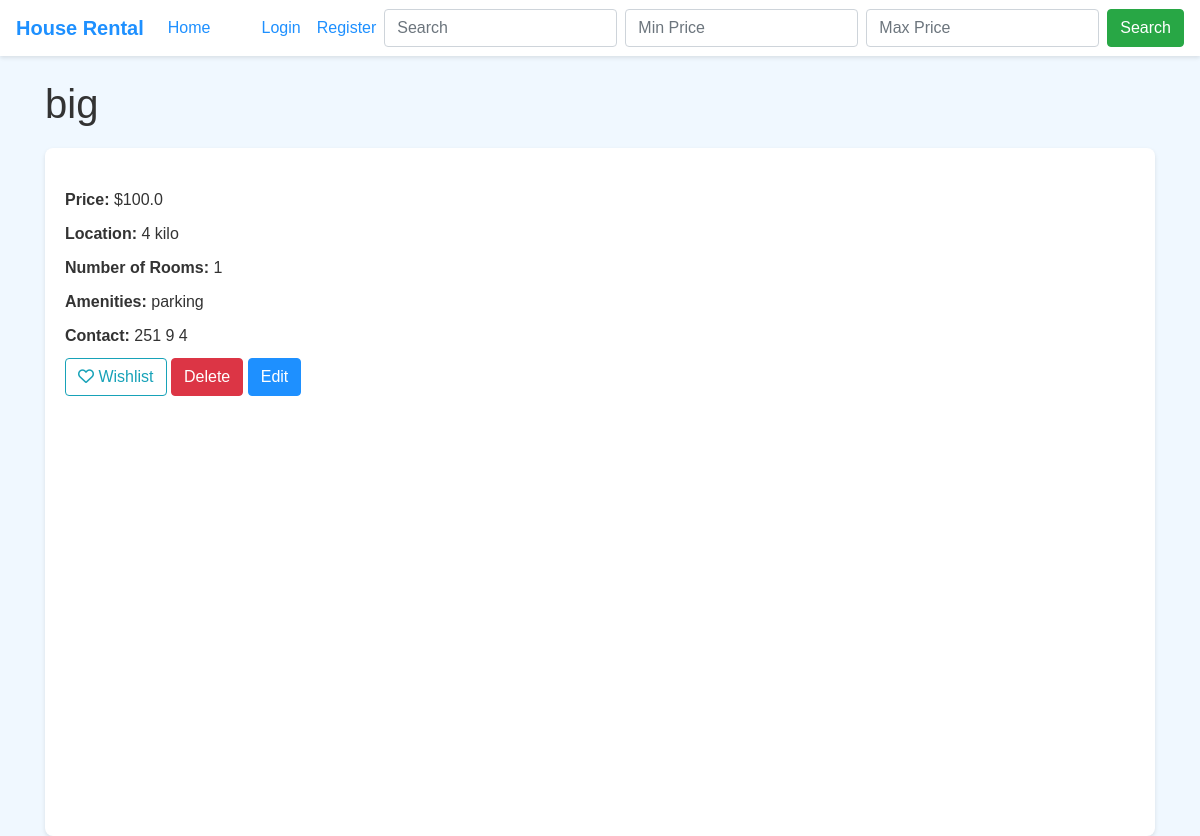
The app's page /listing/2, older data.
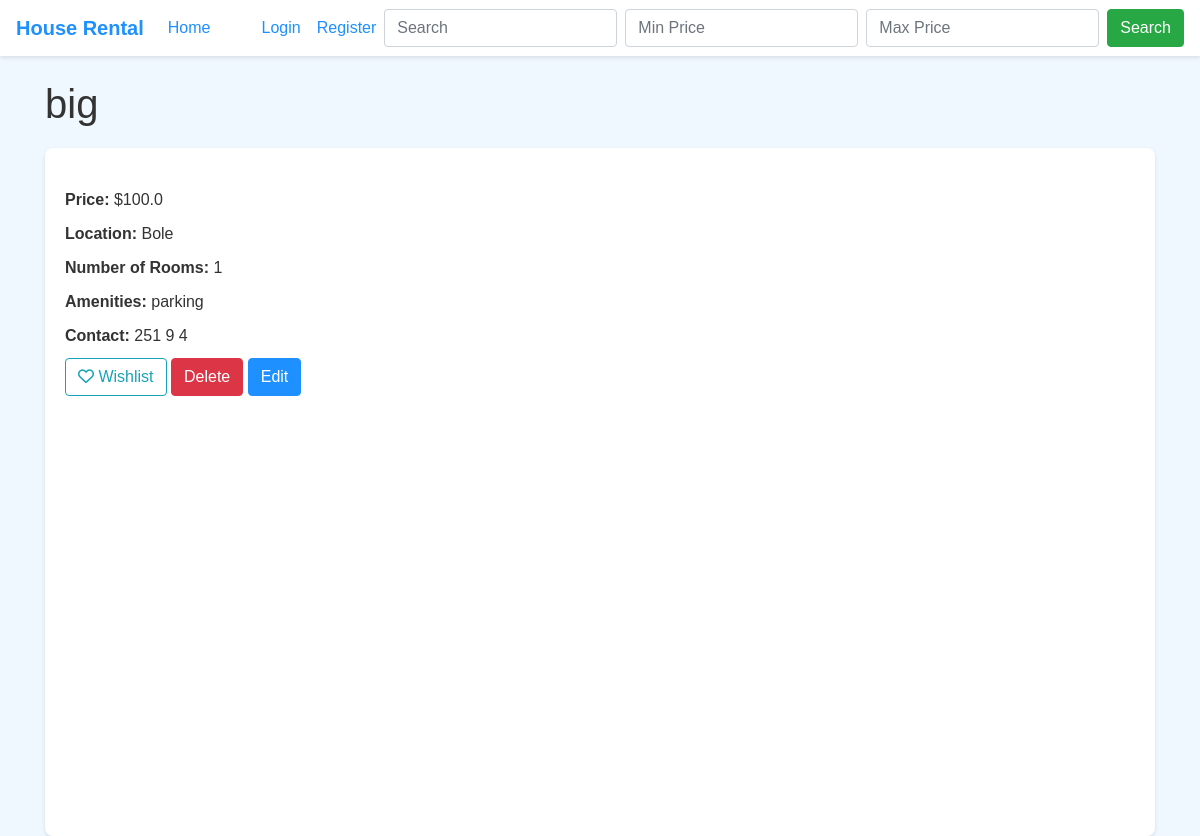
The same page, newer data.
### app.py (models this page shows)
class HouseListing(db.Model):
    id = db.Column(db.Integer, primary_key=True)
    title = db.Column(db.String(100), nullable=False)
    price = db.Column(db.Float, nullable=False)
    location = db.Column(db.String(100), nullable=False)
    number_of_rooms = db.Column(db.Integer, nullable=False)
    amenities = db.Column(db.String(200))
    user_id = db.Column(db.Integer, db.ForeignKey('user.id'), nullable=False)
    contact = db.Column(db.String(100))
    images = db.relationship('Image', backref='house_listing', lazy=True)
    screenshot = db.relationship('Screenshot', backref='house_listing', lazy=True)
    payDate = db.Column(db.String, nullable=True)

### app.py (the view)
@app.route('/listing/<int:id>')
def listing(id):
    house = HouseListing.query.get_or_404(id)
    return render_template('listing.html', house=house)

### templates/listing.html (shortened to what this page needs)
{% extends 'base.html' %} {% block content %}
<h1>{{ house.title }}</h1>
<div class="house-listing">
  <p><strong>Price:</strong> ${{ house.price }}</p>
  <p><strong>Location:</strong> {{ house.location }}</p>
  <p><strong>Number of Rooms:</strong> {{ house.number_of_rooms }}</p>
  <p><strong>Amenities:</strong> {{ house.amenities }}</p>
  <p><strong>Contact:</strong> {{ house.contact }}</p>
  <a
    href="{{ url_for('add_to_wishlist', listing_id=house.id) }}"
    class="btn btn-outline-info"
    ><i class="far fa-heart"></i> Wishlist</a
  >
  <form
    method="DELETE"
    action="{{ url_for('delete_listing', listing_id=house.id) }}"
    style="display: inline-block"
  >
    <button
      type="submit"
      class="btn btn-danger"
      onclick="return confirm('Are you sure you want to delete this listing?')"
    >
      Delete
    </button>
  </form>
  <a href="{{ url_for('edit_listing', id=house.id) }}" class="btn btn-primary"
    >Edit</a
  >
  <div id="map"></div>
</div>
{% endblock %}

### templates/base.html (shortened to what this page needs)
<!DOCTYPE html>
<html lang="en">
<head>
    <link rel="stylesheet" href="https://stackpath.bootstrapcdn.com/bootstrap/4.5.2/css/bootstrap.min.css">
    <link rel="stylesheet" href="{{ url_for('static', filename='style.css') }}">
    <link rel="stylesheet" href="https://cdnjs.cloudflare.com/ajax/libs/font-awesome/6.0.0/css/all.min.css" />
</head>
<body>
    <nav class="navbar navbar-expand-lg navbar-dark bg-primary">
        <a class="navbar-brand" href="{{ url_for('home') }}">House Rental</a>
        <div class="collapse navbar-collapse" id="navbarNav">
            <ul class="navbar-nav mr-auto">
                <li class="nav-item">
                    <a class="nav-link" href="{{ url_for('home') }}">Home</a>
                </li>
            </ul>
            <ul class="navbar-nav">
              {% if current_user.is_authenticated %}
                <li class="nav-item">
                    <a class="nav-link" href="{{ url_for('logout') }}" onclick="return confirmLogout()">Logout</a>
                </li>
              {% else %}
                <li class="nav-item">
                    <a class="nav-link" href="{{ url_for('login') }}">Login</a>
                </li>
                <li class="nav-item">
                    <a class="nav-link" href="{{ url_for('register') }}">Register</a>
                </li>
              {% endif %}
            </ul>
            <form class="form-inline my-2 my-lg-0" action="{{ url_for('search') }}" method="get">
                <input class="form-control mr-sm-2" type="search" placeholder="Search" aria-label="Search" name="query">
                <input class="form-control mr-sm-2" type="number" placeholder="Min Price" name="min_price">
                <input class="form-control mr-sm-2" type="number" placeholder="Max Price" name="max_price">
                <button class="btn btn-success my-2 my-sm-0" type="submit">Search</button>
            </form>
        </div>
    </nav>
    <div class="container mt-4">
        {% block content %}{% endblock %}
    </div>
</body>
</html>

### static/style.css (style rules this page uses)
body { font-family: Arial, sans-serif; background-color: #f0f8ff; color: #333; }
.navbar { margin-bottom: 20px; background-color: #ffffff !important; box-shadow: 0 2px 4px rgba(0, 0, 0, 0.1); }
.navbar-brand { color: #1e90ff !important; font-weight: bold; }
.nav-link { color: #1e90ff !important; }
.btn-primary { background-color: #1e90ff; border-color: #1e90ff; }
.house-listing { margin-top: 20px; padding: 20px; background-color: #fff; border-radius: 8px; box-shadow: 0 2px 4px rgba(0, 0, 0, 0.1); }
.house-listing p { margin-bottom: 10px; }
#map { height: 400px; width: 100%; margin-top: 20px; }

Row changes from the older to the newer data that the page shows:
changed HouseListing "big": location "4 kilo" → "Bole"
